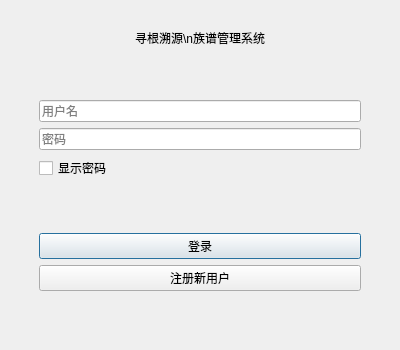
<?xml version="1.0" encoding="UTF-8"?>
<ui version="4.0">
 <class>LoginDialog</class>
 <widget class="QDialog" name="LoginDialog">
  <property name="geometry">
   <rect>
    <x>0</x>
    <y>0</y>
    <width>400</width>
    <height>350</height>
   </rect>
  </property>
  <property name="windowTitle">
   <string>用户登录 - 寻根溯源族谱管理系统</string>
  </property>
  <property name="modal">
   <bool>true</bool>
  </property>
  <widget class="QStackedWidget" name="stackedWidget">
   <property name="geometry">
    <rect>
     <x>30</x>
     <y>20</y>
     <width>340</width>
     <height>280</height>
    </rect>
   </property>
   <widget class="QWidget" name="loginPage">
    <layout class="QVBoxLayout" name="verticalLayout_2">
     <item>
      <widget class="QLabel" name="titleLabel">
       <property name="text">
       <string>寻根溯源\n族谱管理系统</string>
      </property>
       <property name="alignment">
        <set>Qt::AlignCenter</set>
       </property>
      </widget>
     </item>
     <item>
      <spacer name="verticalSpacer">
       <property name="orientation">
        <enum>Qt::Vertical</enum>
       </property>
       <property name="sizeHint" stdset="0">
        <size>
         <width>20</width>
         <height>20</height>
        </size>
       </property>
      </spacer>
     </item>
     <item>
      <layout class="QVBoxLayout" name="verticalLayout">
       <item>
        <widget class="QLineEdit" name="usernameLineEdit">
         <property name="placeholderText">
          <string>用户名</string>
         </property>
        </widget>
       </item>
       <item>
        <widget class="QLineEdit" name="passwordLineEdit">
         <property name="echoMode">
          <enum>QLineEdit::Password</enum>
         </property>
         <property name="placeholderText">
          <string>密码</string>
         </property>
        </widget>
       </item>
       <item>
        <widget class="QCheckBox" name="togglePasswordCheckBox">
         <property name="text">
          <string>显示密码</string>
         </property>
        </widget>
       </item>
      </layout>
     </item>
     <item>
      <spacer name="verticalSpacer_2">
       <property name="orientation">
        <enum>Qt::Vertical</enum>
       </property>
       <property name="sizeHint" stdset="0">
        <size>
         <width>20</width>
         <height>20</height>
        </size>
       </property>
      </spacer>
     </item>
     <item>
      <layout class="QVBoxLayout" name="verticalLayout_3">
       <item>
        <widget class="QPushButton" name="loginPushButton">
         <property name="text">
          <string>登录</string>
         </property>
        </widget>
       </item>
       <item>
        <widget class="QPushButton" name="registerPushButton_2">
         <property name="text">
          <string>注册新用户</string>
         </property>
        </widget>
       </item>
      </layout>
     </item>
    </layout>
   </widget>
   <widget class="QWidget" name="registerPage">
    <layout class="QVBoxLayout" name="verticalLayout_5">
     <item>
      <widget class="QLabel" name="label_5">
       <property name="text">
       <string>用户注册</string>
      </property>
       <property name="alignment">
        <set>Qt::AlignCenter</set>
       </property>
      </widget>
     </item>
     <item>
      <spacer name="verticalSpacer_3">
       <property name="orientation">
        <enum>Qt::Vertical</enum>
       </property>
       <property name="sizeHint" stdset="0">
        <size>
         <width>20</width>
         <height>20</height>
        </size>
       </property>
      </spacer>
     </item>
     <item>
      <layout class="QVBoxLayout" name="verticalLayout_4">
       <item>
        <widget class="QLineEdit" name="registerUsernameLineEdit">
         <property name="placeholderText">
          <string>用户名</string>
         </property>
        </widget>
       </item>
       <item>
        <widget class="QLineEdit" name="registerPasswordLineEdit">
         <property name="echoMode">
          <enum>QLineEdit::Password</enum>
         </property>
         <property name="placeholderText">
          <string>密码 (至少6位)</string>
         </property>
        </widget>
       </item>
       <item>
        <widget class="QLineEdit" name="registerConfirmPasswordLineEdit">
         <property name="echoMode">
          <enum>QLineEdit::Password</enum>
         </property>
         <property name="placeholderText">
          <string>确认密码</string>
         </property>
        </widget>
       </item>
      </layout>
     </item>
     <item>
      <spacer name="verticalSpacer_4">
       <property name="orientation">
        <enum>Qt::Vertical</enum>
       </property>
       <property name="sizeHint" stdset="0">
        <size>
         <width>20</width>
         <height>20</height>
        </size>
       </property>
      </spacer>
     </item>
     <item>
      <layout class="QVBoxLayout" name="verticalLayout_6">
       <item>
        <widget class="QPushButton" name="registerPushButton">
         <property name="text">
          <string>注册</string>
         </property>
        </widget>
       </item>
       <item>
        <widget class="QPushButton" name="backToLoginPushButton">
         <property name="text">
          <string>返回登录</string>
         </property>
        </widget>
       </item>
      </layout>
     </item>
    </layout>
   </widget>
  </widget>
 </widget>
 <resources/>
 <connections/>
</ui>
